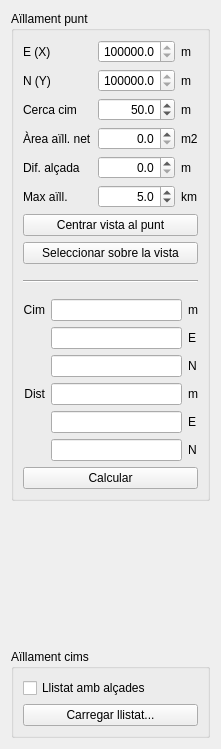
      <widget class="QWidget" name="tabIsolation">
       <attribute name="title">
        <string>Aïllament</string>
       </attribute>
       <layout class="QVBoxLayout" name="verticalLayout_11">
        <item>
         <widget class="QGroupBox" name="groupBox_7">
          <property name="title">
           <string>Aïllament punt</string>
          </property>
          <layout class="QVBoxLayout" name="verticalLayout_9">
           <item>
            <layout class="QGridLayout" name="gridLayout_7">
             <item row="0" column="0">
              <widget class="QLabel" name="labelQisolX">
               <property name="text">
                <string>E (X)</string>
               </property>
              </widget>
             </item>
             <item row="0" column="1">
              <widget class="QDoubleSpinBox" name="queryIsolX">
               <property name="sizePolicy">
                <sizepolicy hsizetype="Expanding" vsizetype="Fixed">
                 <horstretch>0</horstretch>
                 <verstretch>0</verstretch>
                </sizepolicy>
               </property>
               <property name="alignment">
                <set>Qt::AlignRight|Qt::AlignTrailing|Qt::AlignVCenter</set>
               </property>
               <property name="accelerated">
                <bool>true</bool>
               </property>
               <property name="decimals">
                <number>1</number>
               </property>
               <property name="minimum">
                <double>259500.000000000000000</double>
               </property>
               <property name="maximum">
                <double>527500.000000000000000</double>
               </property>
               <property name="singleStep">
                <double>1000.000000000000000</double>
               </property>
              </widget>
             </item>
             <item row="0" column="2">
              <widget class="QLabel" name="labelAuxM_27">
               <property name="text">
                <string>m</string>
               </property>
              </widget>
             </item>
             <item row="1" column="0">
              <widget class="QLabel" name="labelQisolY">
               <property name="text">
                <string>N (Y)</string>
               </property>
              </widget>
             </item>
             <item row="1" column="1">
              <widget class="QDoubleSpinBox" name="queryIsolY">
               <property name="alignment">
                <set>Qt::AlignRight|Qt::AlignTrailing|Qt::AlignVCenter</set>
               </property>
               <property name="accelerated">
                <bool>true</bool>
               </property>
               <property name="decimals">
                <number>1</number>
               </property>
               <property name="minimum">
                <double>4488500.000000000000000</double>
               </property>
               <property name="maximum">
                <double>4748500.000000000000000</double>
               </property>
               <property name="singleStep">
                <double>1000.000000000000000</double>
               </property>
              </widget>
             </item>
             <item row="1" column="2">
              <widget class="QLabel" name="labelAuxM_28">
               <property name="text">
                <string>m</string>
               </property>
              </widget>
             </item>
             <item row="2" column="0">
              <widget class="QLabel" name="labelQisolRadMin">
               <property name="toolTip">
                <string>&lt;html&gt;&lt;head/&gt;&lt;body&gt;&lt;p&gt;Radi dins del qual cercar el punt de major alçada, que passarà a ser considerat la posició del cim.&lt;/p&gt;&lt;/body&gt;&lt;/html&gt;</string>
               </property>
               <property name="text">
                <string>Cerca cim</string>
               </property>
              </widget>
             </item>
             <item row="2" column="1">
              <widget class="QDoubleSpinBox" name="queryIsolRadSummit">
               <property name="toolTip">
                <string>&lt;html&gt;&lt;head/&gt;&lt;body&gt;&lt;p&gt;Radi dins del qual cercar el punt de major alçada, que passarà a ser considerat la posició del cim.&lt;/p&gt;&lt;/body&gt;&lt;/html&gt;</string>
               </property>
               <property name="alignment">
                <set>Qt::AlignRight|Qt::AlignTrailing|Qt::AlignVCenter</set>
               </property>
               <property name="accelerated">
                <bool>true</bool>
               </property>
               <property name="decimals">
                <number>1</number>
               </property>
               <property name="minimum">
                <double>0.000000000000000</double>
               </property>
               <property name="maximum">
                <double>1000.000000000000000</double>
               </property>
               <property name="singleStep">
                <double>10.000000000000000</double>
               </property>
               <property name="value">
                <double>50.000000000000000</double>
               </property>
              </widget>
             </item>
             <item row="2" column="2">
              <widget class="QLabel" name="labelAuxM_30">
               <property name="text">
                <string>m</string>
               </property>
              </widget>
             </item>
             <item row="3" column="0">
              <widget class="QLabel" name="labelQisolMinArea">
               <property name="toolTip">
                <string>&lt;html&gt;&lt;head/&gt;&lt;body&gt;&lt;p&gt;Àrea més alta que el cim que cal comptabilitzar abans de reportar la distància d'aïllament net.&lt;/p&gt;&lt;p&gt;Es té en compte totes les direccions i pot ser discontínua. Per a un valor de 0, coincideix amb l'aïllament clàssic.&lt;/p&gt;&lt;/body&gt;&lt;/html&gt;</string>
               </property>
               <property name="text">
                <string>Àrea aïll. net</string>
               </property>
              </widget>
             </item>
             <item row="3" column="1">
              <widget class="QDoubleSpinBox" name="queryIsolMinIsoArea">
               <property name="toolTip">
                <string>&lt;html&gt;&lt;head/&gt;&lt;body&gt;&lt;p&gt;Àrea més alta que el cim que cal comptabilitzar abans de reportar la distància d'aïllament net.&lt;/p&gt;&lt;p&gt;Es té en compte totes les direccions i pot ser discontínua. Per a un valor de 0, coincideix amb l'aïllament clàssic.&lt;/p&gt;&lt;/body&gt;&lt;/html&gt;</string>
               </property>
               <property name="alignment">
                <set>Qt::AlignRight|Qt::AlignTrailing|Qt::AlignVCenter</set>
               </property>
               <property name="accelerated">
                <bool>true</bool>
               </property>
               <property name="decimals">
                <number>1</number>
               </property>
               <property name="minimum">
                <double>0.000000000000000</double>
               </property>
               <property name="maximum">
                <double>10000.000000000000000</double>
               </property>
               <property name="singleStep">
                <double>10.000000000000000</double>
               </property>
               <property name="value">
                <double>0.000000000000000</double>
               </property>
              </widget>
             </item>
             <item row="3" column="2">
              <widget class="QLabel" name="labelAuxM_31">
               <property name="text">
                <string>m2</string>
               </property>
              </widget>
             </item>
             <item row="4" column="0">
              <widget class="QLabel" name="labelQisolRadMin_2">
               <property name="toolTip">
                <string>&lt;html&gt;&lt;head/&gt;&lt;body&gt;&lt;p&gt;Mínima diferència d'alçada per definir l'aïllament net.&lt;/p&gt;&lt;/body&gt;&lt;/html&gt;</string>
               </property>
               <property name="text">
                <string>Dif. alçada</string>
               </property>
              </widget>
             </item>
             <item row="4" column="1">
              <widget class="QDoubleSpinBox" name="queryIsolMinHeightDiff">
               <property name="toolTip">
                <string>&lt;html&gt;&lt;head/&gt;&lt;body&gt;&lt;p&gt;Mínima diferència d'alçada per definir l'aïllament net.&lt;/p&gt;&lt;/body&gt;&lt;/html&gt;</string>
               </property>
               <property name="alignment">
                <set>Qt::AlignRight|Qt::AlignTrailing|Qt::AlignVCenter</set>
               </property>
               <property name="accelerated">
                <bool>true</bool>
               </property>
               <property name="decimals">
                <number>1</number>
               </property>
               <property name="minimum">
                <double>0.000000000000000</double>
               </property>
               <property name="maximum">
                <double>50.000000000000000</double>
               </property>
               <property name="singleStep">
                <double>0.500000000000000</double>
               </property>
               <property name="value">
                <double>0.000000000000000</double>
               </property>
              </widget>
             </item>
             <item row="4" column="2">
              <widget class="QLabel" name="labelAuxM_33">
               <property name="text">
                <string>m</string>
               </property>
              </widget>
             </item>
             <item row="5" column="0">
              <widget class="QLabel" name="labelQisolMaxGrid">
               <property name="toolTip">
                <string>&lt;html&gt;&lt;head/&gt;&lt;body&gt;&lt;p&gt;Màxim aïllament, atura la cerca si no es troba l'aïllament dins d'aquesta distància.&lt;/p&gt;&lt;/body&gt;&lt;/html&gt;</string>
               </property>
               <property name="text">
                <string>Max aïll.</string>
               </property>
              </widget>
             </item>
             <item row="5" column="1">
              <widget class="QDoubleSpinBox" name="queryIsolMaxGrid">
               <property name="toolTip">
                <string>&lt;html&gt;&lt;head/&gt;&lt;body&gt;&lt;p&gt;Màxim aïllament, atura la cerca si no es troba l'aïllament dins d'aquesta distància.&lt;/p&gt;&lt;/body&gt;&lt;/html&gt;</string>
               </property>
               <property name="alignment">
                <set>Qt::AlignRight|Qt::AlignTrailing|Qt::AlignVCenter</set>
               </property>
               <property name="accelerated">
                <bool>true</bool>
               </property>
               <property name="decimals">
                <number>1</number>
               </property>
               <property name="minimum">
                <double>1.000000000000000</double>
               </property>
               <property name="maximum">
                <double>200.000000000000000</double>
               </property>
               <property name="singleStep">
                <double>5.000000000000000</double>
               </property>
               <property name="value">
                <double>5.000000000000000</double>
               </property>
              </widget>
             </item>
             <item row="5" column="2">
              <widget class="QLabel" name="labelAuxM_32">
               <property name="text">
                <string>km</string>
               </property>
              </widget>
             </item>
            </layout>
           </item>
           <item>
            <widget class="QPushButton" name="buttonCenterViewIsol">
             <property name="text">
              <string>Centrar vista al punt</string>
             </property>
            </widget>
           </item>
           <item>
            <widget class="QPushButton" name="buttonClickPointIsol">
             <property name="text">
              <string>Seleccionar sobre la vista</string>
             </property>
            </widget>
           </item>
           <item>
            <spacer name="verticalSpacer_7">
             <property name="orientation">
              <enum>Qt::Vertical</enum>
             </property>
             <property name="sizeType">
              <enum>QSizePolicy::Fixed</enum>
             </property>
             <property name="sizeHint" stdset="0">
              <size>
               <width>20</width>
               <height>10</height>
              </size>
             </property>
            </spacer>
           </item>
           <item>
            <widget class="Line" name="line_3">
             <property name="orientation">
              <enum>Qt::Horizontal</enum>
             </property>
            </widget>
           </item>
           <item>
            <spacer name="verticalSpacer_8">
             <property name="orientation">
              <enum>Qt::Vertical</enum>
             </property>
             <property name="sizeType">
              <enum>QSizePolicy::Fixed</enum>
             </property>
             <property name="sizeHint" stdset="0">
              <size>
               <width>20</width>
               <height>10</height>
              </size>
             </property>
            </spacer>
           </item>
           <item>
            <layout class="QGridLayout" name="gridLayout_8">
             <item row="0" column="0">
              <widget class="QLabel" name="labelQisolResIsol_2">
               <property name="text">
                <string>Cim</string>
               </property>
               <property name="alignment">
                <set>Qt::AlignRight|Qt::AlignTrailing|Qt::AlignVCenter</set>
               </property>
              </widget>
             </item>
             <item row="0" column="1">
              <widget class="QLineEdit" name="lineQisolResPeak">
               <property name="alignment">
                <set>Qt::AlignRight|Qt::AlignTrailing|Qt::AlignVCenter</set>
               </property>
               <property name="readOnly">
                <bool>true</bool>
               </property>
              </widget>
             </item>
             <item row="0" column="2">
              <widget class="QLabel" name="labelAuxM_45">
               <property name="text">
                <string>m</string>
               </property>
              </widget>
             </item>
             <item row="1" column="1">
              <widget class="QLineEdit" name="lineQisolResPeakX">
               <property name="alignment">
                <set>Qt::AlignRight|Qt::AlignTrailing|Qt::AlignVCenter</set>
               </property>
               <property name="readOnly">
                <bool>true</bool>
               </property>
              </widget>
             </item>
             <item row="1" column="2">
              <widget class="QLabel" name="labelAuxM_46">
               <property name="text">
                <string>E</string>
               </property>
              </widget>
             </item>
             <item row="2" column="1">
              <widget class="QLineEdit" name="lineQisolResPeakY">
               <property name="alignment">
                <set>Qt::AlignRight|Qt::AlignTrailing|Qt::AlignVCenter</set>
               </property>
               <property name="readOnly">
                <bool>true</bool>
               </property>
              </widget>
             </item>
             <item row="2" column="2">
              <widget class="QLabel" name="labelAuxM_44">
               <property name="text">
                <string>N</string>
               </property>
              </widget>
             </item>
             <item row="3" column="0">
              <widget class="QLabel" name="labelQisolResIsol">
               <property name="text">
                <string>Dist</string>
               </property>
               <property name="alignment">
                <set>Qt::AlignRight|Qt::AlignTrailing|Qt::AlignVCenter</set>
               </property>
              </widget>
             </item>
             <item row="3" column="1">
              <widget class="QLineEdit" name="lineQisolResIsoDist">
               <property name="alignment">
                <set>Qt::AlignRight|Qt::AlignTrailing|Qt::AlignVCenter</set>
               </property>
               <property name="readOnly">
                <bool>true</bool>
               </property>
              </widget>
             </item>
             <item row="3" column="2">
              <widget class="QLabel" name="labelAuxM_41">
               <property name="text">
                <string>m</string>
               </property>
              </widget>
             </item>
             <item row="4" column="1">
              <widget class="QLineEdit" name="lineQisolResIsoX">
               <property name="alignment">
                <set>Qt::AlignRight|Qt::AlignTrailing|Qt::AlignVCenter</set>
               </property>
               <property name="readOnly">
                <bool>true</bool>
               </property>
              </widget>
             </item>
             <item row="4" column="2">
              <widget class="QLabel" name="labelAuxM_42">
               <property name="text">
                <string>E</string>
               </property>
              </widget>
             </item>
             <item row="5" column="1">
              <widget class="QLineEdit" name="lineQisolResIsoY">
               <property name="alignment">
                <set>Qt::AlignRight|Qt::AlignTrailing|Qt::AlignVCenter</set>
               </property>
               <property name="readOnly">
                <bool>true</bool>
               </property>
              </widget>
             </item>
             <item row="5" column="2">
              <widget class="QLabel" name="labelAuxM_43">
               <property name="text">
                <string>N</string>
               </property>
              </widget>
             </item>
            </layout>
           </item>
           <item>
            <widget class="QPushButton" name="buttonCalcPointIsol">
             <property name="text">
              <string>Calcular</string>
             </property>
            </widget>
           </item>
          </layout>
         </widget>
        </item>
        <item>
         <spacer name="verticalSpacer_5">
          <property name="orientation">
           <enum>Qt::Vertical</enum>
          </property>
          <property name="sizeHint" stdset="0">
           <size>
            <width>20</width>
            <height>142</height>
           </size>
          </property>
         </spacer>
        </item>
        <item>
         <widget class="QGroupBox" name="groupBox_8">
          <property name="title">
           <string>Aïllament cims</string>
          </property>
          <layout class="QVBoxLayout" name="verticalLayout_10">
           <item>
            <widget class="QCheckBox" name="checkListIsolWithHeights">
             <property name="text">
              <string>Llistat amb alçades</string>
             </property>
            </widget>
           </item>
           <item>
            <widget class="QPushButton" name="buttonCalcListIsol">
             <property name="text">
              <string>Carregar llistat...</string>
             </property>
            </widget>
           </item>
          </layout>
         </widget>
        </item>
       </layout>
      </widget>
